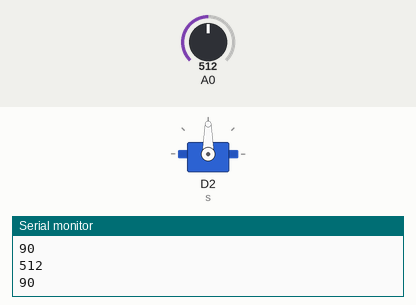
A sketch run on a simulated ESP8266 (NodeMCU). Shown: servo, the last lines printed to the serial monitor. Inputs (shaded band) come from the test bench; at power-on: A0 = 512.

Above: at 1.2 s.
1.3 s: A0 set to 716
At 2.5 s:
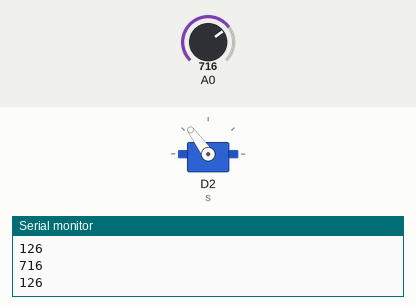
2.8 s: A0 set to 900
At 3.7 s:
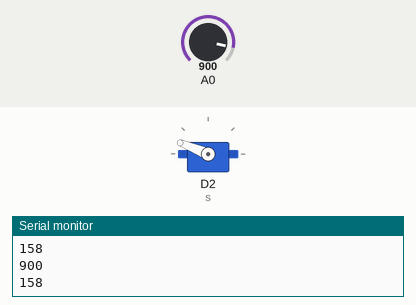
4.3 s: A0 set to 1023
At 4.7 s:
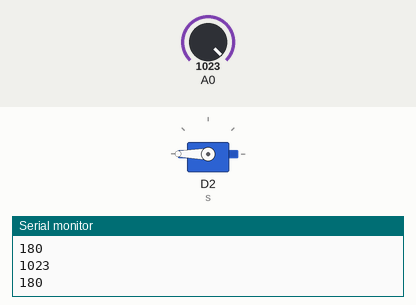
5.8 s: A0 set to 306
At 6.2 s:
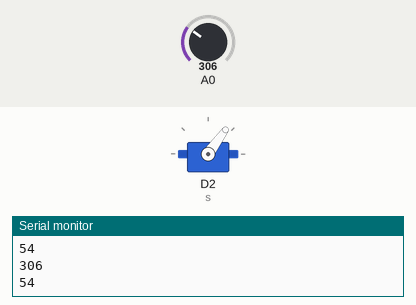
7.3 s: A0 set to 122
At 8.5 s:
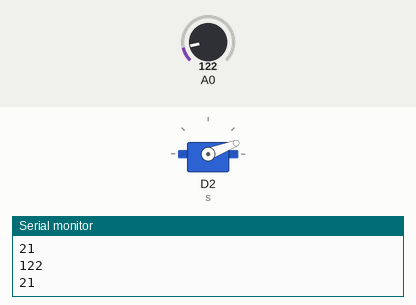
8.8 s: A0 set to 511
At 9.5 s:
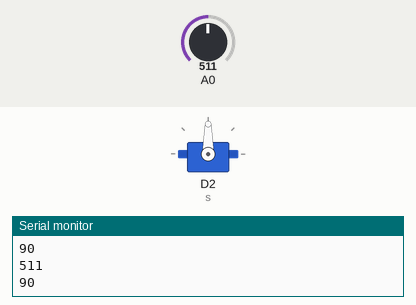
Timing chart, 0 to 11.3 s (numbered marks = the images above; inputs shaded):
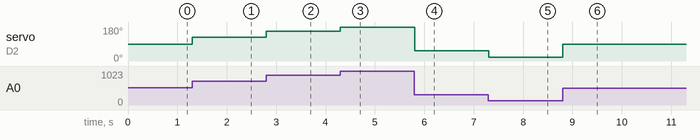

Measured:
- after the input at 1.3 s, servo on D2 (s): 90° → 126° at once
- after the input at 2.8 s, servo on D2 (s): 126° → 158° at once
- after the input at 4.3 s, servo on D2 (s): 158° → 180° at once
- after the input at 5.8 s, servo on D2 (s): 180° → 54° at once
- after the input at 7.3 s, servo on D2 (s): 54° → 21° at once
- after the input at 8.8 s, servo on D2 (s): 21° → 90° at once

The sketch:

ex1b.ino
```cpp
#include <Servo.h>
Servo s;

void setup() {
  // initialize serial communication at 9600 bits per second:
  Serial.begin(115200);
  pinMode(D2, OUTPUT);
  s.attach(D2);
}

// the loop routine runs over and over again forever:
void loop() {
  int potencia = analogRead(A0);
  Serial.println(potencia);
  int saida = map(potencia, 0, 1023, 0, 180);
  s.write(saida);
  Serial.println(saida);
  delay(10);
  //potencia=map(potencia,0,1023,180);
  //analogWrite(D2,potencia);
}
```
